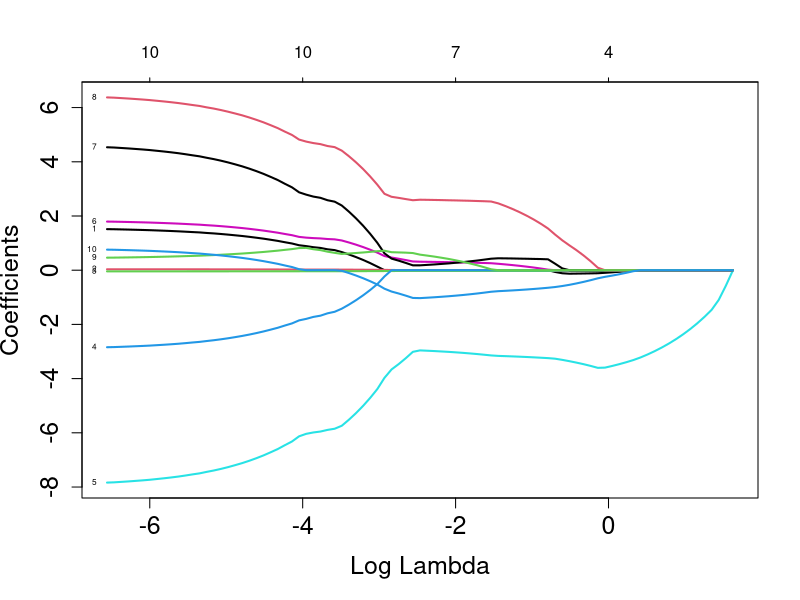

Write R code to recreate this figure. (Note: this script raises an error after producing the figure.)
#install.packages("leaps")

## Forward selection model
##install.packages("leaps")

library(leaps)
fwdSelection <- regsubsets(mpg ~ ., data = mtcars, method = "forward")
sumFwdSel <- summary(fwdSelection)
names(sumFwdSel)

sumFwdSel$outmat 
ind <- which.max(sumFwdSel$adjr2)
ind
sumFwdSel$which[ind,]
coef(fwdSelection, ind)

## Lasso model
## install.packages("glmnet")

## Lasso model
## install.packages("glmnet")

library(glmnet)

## 1. Creating training and the test data set
x <- model.matrix(mpg ~ ., mtcars)[,-1] 
y <- mtcars$mpg

set.seed(1) 
inTrain <- sample(1: nrow(x), 0.6*nrow(x)) 
yTest <- y[-inTrain]

## 2. Model training
lModel <- glmnet(x[inTrain,],y[inTrain], alpha=1) # alpha = 0 (ridge)

## 3. Model Prediction
predV <- predict(lModel, newx = x[-inTrain,], s = 2)

## 4. Model visualization
plot(lModel, xvar = "lambda", label = TRUE, lwd =2, 
     cex.axis = 1.5, cex.lab = 1.5)
coef(lModel, s = exp(-1))
coef(lModel, s = exp(-1))[5]

## 5. Model Assesment
mean((predV - yTest)^2)

## 6. Finding the optimal value of lambda using cross-validation
cvModel <- cv.glmnet(x[train,],y[train], alpha=1, nfolds = 5) 
bestlam  <- cvModel$lambda.min 
cvpredV <- predict(cvModel, s=bestlam, newx=x[-inTrain,]) 
mean((cvpredV - yTest)^2) 

## 7. Variation of mean-squared error with the penalty parameter
plot(cvModel)
